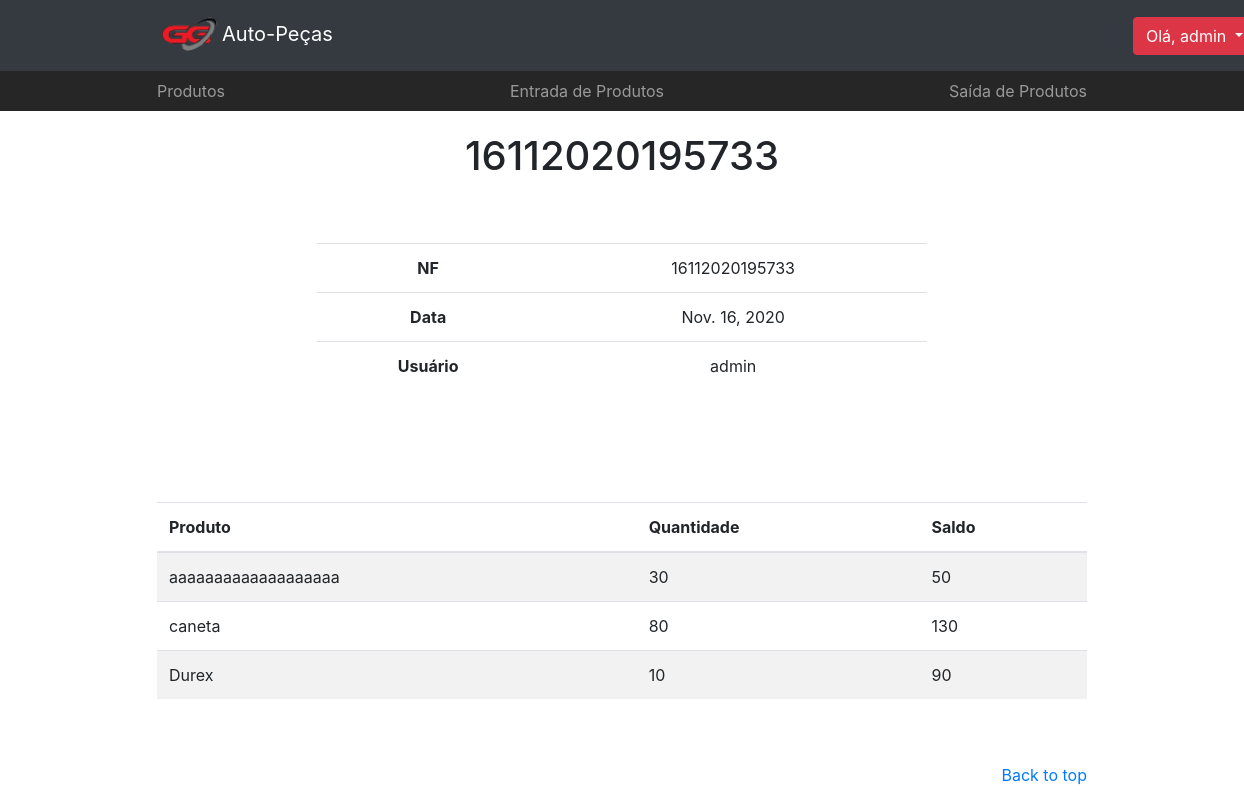
The app's page /estoque/entrada/40/ (signed in) with its own data.
### app/models.py (models this page shows, shortened)
class TimeStampedModel(models.Model):
    created = models.DateField('criado em', auto_now_add=True, auto_now=False)
    modified = models.DateField('modificado em', auto_now=True, auto_now_add=False)
    class Meta:
        abstract = True

class Estoque(TimeStampedModel):
    usuario = models.ForeignKey(User, on_delete=models.DO_NOTHING)
    nf = models.PositiveIntegerField('nota fiscal', null=True, blank=True)
    movimento = models.CharField(max_length=1, choices=MOVIMENTO)
    class Meta:
        ordering = ('-created',)
    def __str__(self):
        return '{}'.format(self.nf)
    def nf_formated(self):
        return str(self.nf).zfill(3)

class EstoqueItens(models.Model):
    estoque = models.ForeignKey(Estoque, on_delete=models.CASCADE, related_name='estoques')
    produto = models.ForeignKey(Produto, on_delete=models.CASCADE)
    quantidade = models.PositiveIntegerField()
    saldo = models.PositiveIntegerField()
    class Meta:
        ordering=('pk',)

class Produto(models.Model):
    nome = models.CharField(max_length=100)
    codigo = models.IntegerField(default=None)
    marca = models.CharField(max_length=100, default=None)
    quantidade = models.IntegerField()
    preco = models.DecimalField(max_digits=100, decimal_places= 2, default=None)
    ativo = models.BooleanField(default=True)
    def __str__(self):
        return str(self.nome)
    class Meta:
        db_table = 'produto'

### app/views.py (the view)
# urls.py: path('estoque/entrada/<int:id>/', views.estoque_entrada_detail, name='estoque_entrada_detail'),
@login_required(login_url='/login')
def estoque_entrada_detail(request, id):
    template_name = 'app/estoque_entrada_detail.html'
    obj = EstoqueEntrada.objects.get(id=id)
    context={'object': obj}
    return render(request, template_name, context)

### app/managers.py (called while the page is built)
    def get_queryset(self):
        return super(EstoqueEntradaManager, self).get_queryset().filter(movimento='e')

### app/templates/app/estoque_entrada_detail.html (shortened to what this page needs)
<!DOCTYPE html>
<html>
<head>
    {% load static %}
    <link rel="stylesheet" type="text/css" href="{% static 'app/css/bootstrap/bootstrap.min.css' %}">
    <link rel="stylesheet" type="text/css" href="{% static 'app/css/produto.css' %}">
    <link rel="stylesheet" href="https://cdnjs.cloudflare.com/ajax/libs/font-awesome/4.7.0/css/font-awesome.min.css">
</head>
<body>
    <header>
        <nav class="navbar navbar-expand-lg navbar-dark bg-dark">
            <div class="container">
                <a class="navbar-brand" href="{% url 'home' %}"><img src="{% static 'app/img/icn.png' %}" alt="some text" width=65 height=45>Auto-Peças</a>
                <div class="collapse navbar-collapse" id="navbarsExample07">
                  {% if user.is_authenticated %}
                  <div class="dropdown">
                      <a class="btn btn-danger dropdown-toggle" href="#" role="button" id="dropdownMenuLink" data-toggle="dropdown" aria-haspopup="true" aria-expanded="false"> Olá, {{ user.username}}
                      </a>
                  </div>
                  {% endif %}
                </div>
            </div>
        </nav>
        <nav class="site-header">
            <div class="container d-flex flex-column flex-md-row justify-content-between">
                <a class="py-2 d-none d-md-inline-block" href="{% url 'products' %}">Produtos</a>
                <a class="py-2 d-none d-md-inline-block" href="{% url 'estoque_entrada' %}">Entrada de Produtos</a>
                <a class="py-2 d-none d-md-inline-block" href="{% url 'estoque_saida' %}">Saída de Produtos</a>
            </div>
        </nav>
    </header>
    <body>
        <section class="jumbotron text-center">
            <div class="container">
            <h1>{{ object }}</h1>
                <br>
                <br>
                <table class="table table-user-information">
                    <tbody>
                      <tr>
                        <th class="">NF</th>
                        <td>
                          {{ object.nf_formated }}
                        </td>
                      </tr>
                      <tr>
                        <th class="">Data</th>
                        <td>{{ object.created }}</td>
                      </tr>
                      <tr>
                        <th class="">Usuário</th>
                        <td>{{ object.usuario.username }}</td>
                      </tr>
                    </tbody>
                  </table>
            </div>
        </section>
        <div class="container">
            	<table class="table table-striped">
	            	<thead>
	            		<tr>
	            			<th>Produto</th>
	            			<th>Quantidade</th>
	            			<th>Saldo</th>
	            		</tr>
	            	</thead>
	            	<tbody>
	            		{% for obj in object.estoques.all %}
	            		<tr>
	            			<td>{{ obj.produto }}</td>
	            			<td>{{ obj.quantidade }}</td>
	            			<td>{{ obj.saldo }}</td>
	            		</tr>
	            		{% endfor %}
	            	</tbody>
	            </table>
            </div>
        <footer class="text-muted">
            <div class="container">
                <p class="float-right">
                    <a href="#">Back to top</a>
                </p>
            </div>
        </footer>
    </body>

### app/static/app/css/produto.css (style rules this page uses)
.navbar-brand { display: inline-block; padding-top: .3125rem; margin-right: 50rem; font-size: 1.25rem; line-height: inherit; white-space: nowrap; }
.container { max-width: 960px; }
.site-header { background-color: rgba(0, 0, 0, .85); -webkit-backdrop-filter: saturate(180%) blur(20px); backdrop-filter: saturate(180%) blur(20px); }
.site-header a { color: #999; transition: ease-in-out color .15s; }
.jumbotron { padding-top: 3rem; padding-bottom: 3rem; margin-bottom: 0; background-color: #fff; }
@media (min-width: 768px) { .jumbotron { padding-top: 6rem; padding-bottom: 6rem; } }
.jumbotron h1 { font-size: 2.5rem; margin-top: -75px; margin-bottom: 15px; }
.jumbotron .container { max-width: 40rem; }
footer { padding-top: 3rem; padding-bottom: 3rem; }
footer p { margin-bottom: .25rem; }

### records on screen
Estoque: nf "16112020195733", nf_formated "16112020195733", created "Nov. 16, 2020", usuario.username "admin"
EstoqueItens: produto "aaaaaaaaaaaaaaaaaaa", quantidade "30", saldo "50"
EstoqueItens: produto "caneta", quantidade "80", saldo "130"
EstoqueItens: produto "Durex", quantidade "10", saldo "90"

### other values on screen
{{ user.username }} "admin"
